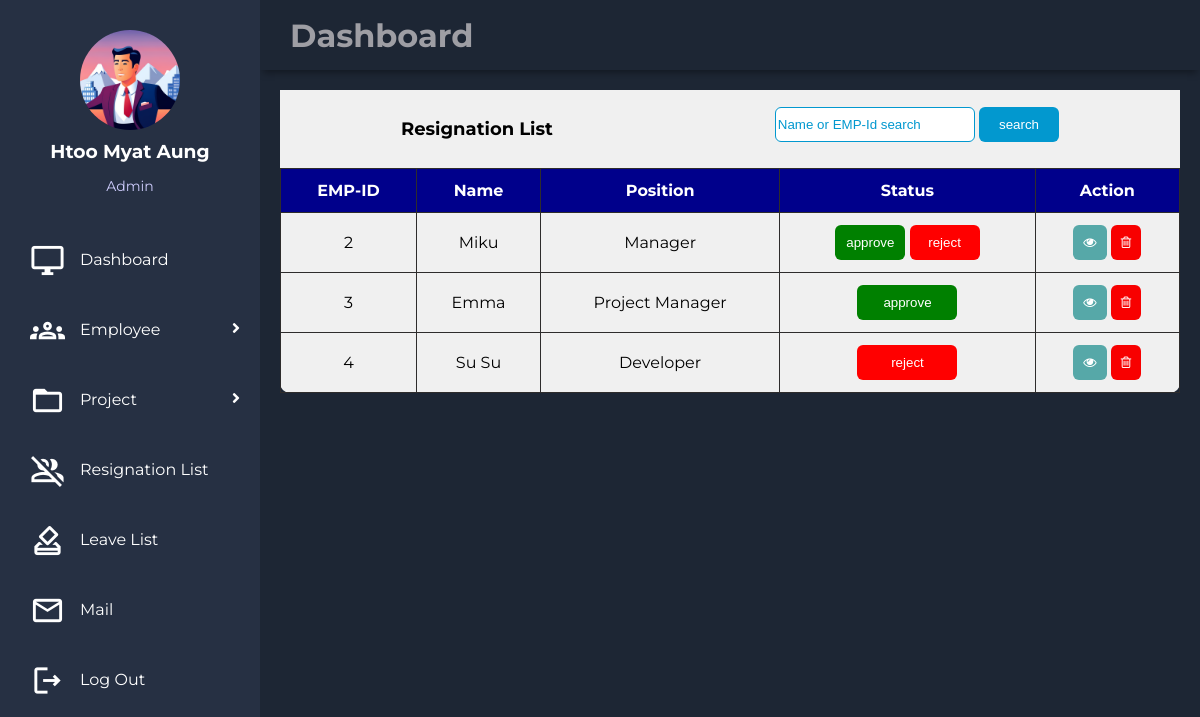
/ems/search_by2/ (signed in), run on the app's committed database.
### EMS_HR/models.py (models this page shows, shortened)
class empdetailModel(models.Model):
    id = models.AutoField(primary_key=True)
    name = models.CharField(max_length=50)
    address = models.TextField()
    birthday = models.DateField()
    image = models.ImageField()
    user = models.OneToOneField(User, on_delete=models.CASCADE)

class empcreateModel(models.Model):
    id = models.AutoField(primary_key=True)
    user = models.OneToOneField(User, on_delete=models.CASCADE)
    phone = models.CharField(max_length=16)
    salary = models.CharField(max_length=50)
    position = models.ForeignKey(positionModel, on_delete=models.CASCADE, default=None)
    gender = models.ForeignKey(genderModel, on_delete=models.CASCADE, default=None)
    image = models.ImageField(default=None, blank=True)
    create_at = models.DateTimeField(default=None)

class positionModel(models.Model):
    name = models.CharField(max_length=50)

class resModel(models.Model):
    empid = models.IntegerField(default=None)
    name = models.CharField(max_length=50)
    position = models.ForeignKey(positionModel, on_delete=models.CASCADE, default=None)
    description = models.TextField(default=None)
    status = models.CharField(max_length=12,default='pending')
    author = models.ForeignKey(User, on_delete=models.CASCADE, default=None)
    create_at = models.DateTimeField(default=None)

### EMS_HR/views.py (the view)
# urls.py: path('search_by2/', search_by2),
@permission_required('EMS_HR.view_resmodel', login_url='login')
def search_by2(request):
    search = request.GET.get('search')
    if search:
        res = resModel.objects.filter(
            Q(empid__icontains=search) |
            Q(name__icontains=search)
        )
        return render(request, 'res_view.html', {'res': res})
    else:
        res = resModel.objects.all().order_by('-create_at')
        return render(request, 'res_view.html', {'res': res})

### utils/context_processor.py (called while the page is built)
def profile(request):
    try:
        userdetail = empdetailModel.objects.get(user_id = request.user.id)
        return {'userdetail':userdetail}
    except Exception:
        return {'userdetail':None}

def create(request):
    try:
        empdetail = empcreateModel.objects.get(user_id = request.user.id)
        return {'empdetail':empdetail}
    except Exception:
        return {'empdetail':None}

### EMS_HR/templates/res_view.html (shortened to what this page needs)
{% extends "base.html" %}
{% block body %}
{% load static %}
<link rel="stylesheet" href="{% static 'css/style3.css' %}">
<link rel="stylesheet" href="{% static 'css/paginator.css' %}">
<main class="main-container">
        <div class="box">
                <div class="table-header">
                    <p>Resignation List</p>
                    <form action="/ems/search_by2">
                        <input type="search" name="search" placeholder="Name or EMP-Id search" style="height:35px;width:200px;">
                        <button class="add-new" type="submit">search</button>
                    </form>
                </div>
                {% if res %}
                <table class="table">
                    <thead>
                        <th>EMP-ID</th>
                        <th>Name</th>
                        <th>Position</th>
                        <th>Status</th>
                        <th>Action</th>
                    </thead>
                    {% for i in res %}
                    <tbody>
                        <tr>
                            <td data-label="EMP-ID">{{i.empid}}</td>
                            <td data-label="Name">{{i.name}}</td>
                            <td data-label="Position">{{i.position.name}}</td>
                            <td data-label="Status">
                                {% if i.status == "pending" %}
                                <a href="/ems/res/approve/{{i.id}}/" onclick="return confirm('Are you sure?');"><button style="background-color:green;width:70px;">approve</button></a>
                                <a href="/ems/res/reject/{{i.id}}/" onclick="return confirm('Are you sure?');"><button style="background-color:red;width:70px;">reject</button></a>
                                {% elif i.status == "approve" %}
                                <button class="disabled" style="background-color:green;width:100px;">approve</button>
                                {% elif i.status == "reject" %}
                                <button class="disabled" style="background-color:red;width:100px;">reject</button>
                                {% endif %}
                            </td>
                            <td data-label="Action">
                                <a href="/ems/res/detail/{{i.id}}/"><button style="background-color:rgb(86, 168, 168)"><i class="fa fa-eye"></i></button></a>
                                <a href="/ems/res/delete/{{i.id}}/" onclick="return confirm('Are you sure?');"><button style="background-color:#f80000;"><i class="fa fa-trash-o"></i></button></a>
                            </td>
                        </tr>
                    </tbody>
                    {% endfor %}
                    {% else %}
                            <font align="center"><h3>Nothing to show!</h3></font>
                    {% endif %}
                </table>
            </div>
</main>
{% endblock %}

### templates/sidebar.html (shortened to what this page needs)
{% load static %}
<!DOCTYPE html>
<html>
    <body>
      <aside id="sidebar">
        {%if userdetail.image %}
		    <div class="profile">
                <a href="/ems/profile/create/"><img src="{{ userdetail.image.url }}"></a>
                <h3>{{ userdetail.name}}</h3>
                <p>{{ empdetail.position.name }}</p>
            </div>
            {% else %}
            <div class="profile">
                <a href="/ems/profile/create"><img src="{% static 'images/profile.jpg' %}"></a>
            </div>
            {% endif %}
        <div class="menu">
            <div class="item"><a href="/ems/dashboard"><span class="material-icons-outlined">desktop_windows</span>Dashboard</a></div>
            {% if empdetail.position.name == "Admin" %}
            <div class="item"><a class="sub-btn"><span class="material-icons-outlined">groups</span>Employee
                <i class="fas fa-angle-right dropdown"></i>
                </a>
            </div>
            {% endif %}
            {% if empdetail.position.name == "Admin"%}
            <div class="item" ><a class="sub-btn"><span class="material-icons-outlined">folder_open</span>Project
                <i class="fas fa-angle-right dropdown"></i>
                </a>
            </div>
            {% endif %}
            {% if empdetail.position.name == "Admin" %}
            <div class="item"><a href="/ems/res/view"><span class="material-icons-outlined">group_off</span>Resignation List</a></div>
            <div class="item"><a href="/ems/leave/view"><span class="material-icons-outlined">how_to_vote</span>Leave List</a></div>
            {% elif empdetail.position.name == "Manager" %}
            <div class="item"><a href="/ems/res/create"><span class="material-icons-outlined">group_off</span>Resignation</a></div>
            <div class="item"><a href="/ems/leave/create"><span class="material-icons-outlined">how_to_vote</span>Leave</a></div>
            {% elif empdetail.position.name == "Project Manager" %}
            <div class="item"><a href="/ems/res/create"><span class="material-icons-outlined">group_off</span>Resignation</a></div>
            <div class="item"><a href="/ems/leave/create"><span class="material-icons-outlined">how_to_vote</span>Leave</a></div>
            {% elif empdetail.position.name == "Developer" %}
            <div class="item"><a href="/ems/res/create"><span class="material-icons-outlined">group_off</span>Resignation</a></div>
            <div class="item"><a href="/ems/leave/create"><span class="material-icons-outlined">how_to_vote</span>Leave</a></div>
            {% endif %}
            {% if empdetail.position.name == "Admin" %}
            <div class="item"><a href="/ems/mail"><span class="material-icons-outlined">email</span>Mail</a></div>
            {% elif empdetail.position.name == "Manager" %}
            <div class="item"><a href="/ems/mail"><span class="material-icons-outlined">email</span>Mail</a></div>
            {% elif empdetail.position.name == "Developer" %}
            <div class="item"><a href="/ems/mail"><span class="material-icons-outlined">email</span>Mail</a></div>
            {% elif empdetail.position.name == "Project Manager" %}
            <div class="item"><a href="/ems/mail"><span class="material-icons-outlined">email</span>Mail</a></div>
            {% endif %}
            <div class="item"><a href="/logout"><span class="material-icons-outlined">logout</span>Log Out</a></div>
        </div>
       </aside>
    </body>
</html>

### static/css/style1.css (style rules this page uses)
body { margin: 0; padding: 0; background-color: #1d2634; color: #9e9ea4; font-family: 'Montserrat', sans-serif; }
.material-icons-outlined { vertical-align: middle; line-height: 1px; font-size: 35px; }
.menu { width:100%; }
#sidebar { grid-area: sidebar; height: 100%; background-color: #263043; overflow-y: auto; transition: all 0.5s; -webkit-transition: all 0.5s; }
.main-container { grid-area: main; overflow-y: auto; padding: 20px 20px; color: rgba(255, 255, 255, 0.95); }
#sidebar .menu { width: 100%; margin-top: 30px; }
#sidebar .menu .item { position: relative; cursor: pointer; }
#sidebar .menu .item a { color: #fff; font-size: 16px; text-decoration: none; display: block; padding: 5px 30px; line-height: 60px; }
#sidebar .menu .item i { margin-right: 15px; }
.item span { margin-right:15px; }
#sidebar .menu .item a .dropdown { position: absolute; right: 0; margin: 20px; transition: 0.3s ease; }
.profile { margin-top:30px; margin-bottom:15px; text-align:center; }
.profile img { display:block; width: 100px; height:100px; border-radius: 50%; margin: 0 auto; }
.profile h3 { color: #ffffff; margin:10px 0 5px; }
.profile p { color:rgba(206,204,253); font-size:14px; }

### static/css/style3.css (style rules this page uses)
.box { margin:0; padding:0; background-color:rgba(240,240,240); color:#000000; box-sizing:border-box; text-align:center; height:auto; border-radius:10px; }
.table { width:100%; border-collapse:collapse; }
.table-header { display:flex; justify-content:space-around; align-items:center; padding:10px; background-color:rgba(240,240,240); }
.table-header > p { color:#000000; font-size:large; font-weight:bold; }
button { outline:none; border:none; cursor:pointer; border-radius:6px; padding:10px; color:#ffffff; }
.add-new { padding:10px 20px; color:#ffffff; background-color:#0298cf; }
input { outline:none; border:1px solid #0298cf; border-radius: 6px; color:#0298cf; margin-bottom:10px; }
.table th { background-color:darkblue; color:#ffffff; }
th ,td { border:1px solid rgb(46, 44, 44); padding:12px 15px; text-align: center; color:#000000; font-size:16px; }
::placeholder { color:#0298cf; }

### data on the page
empdetailModel: image (picture), name "Htoo Myat Aung"
empcreateModel: position.name "Admin"
resModel: empid "2", name "Miku", position.name "Manager"
resModel: empid "3", name "Emma", position.name "Project Manager", status "approve"
resModel: empid "4", name "Su Su", position.name "Developer", status "reject"
